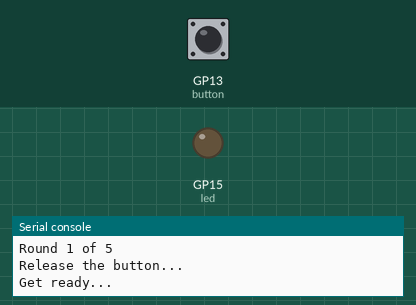
Recording of a program running on a simulated Raspberry Pi Pico running MicroPython. Shown: output pins drawn as LEDs (lit = HIGH), the last lines printed to the serial console. Inputs (shaded band) come from the test bench; at power-on: GP13 (button) LOW. Random numbers come from a fixed seed.

Above: at 1.2 s.
1.3 s: GP13 (button) pulled HIGH for 0.15 s
8.4 s: GP13 (button) driven HIGH
At 9.6 s:
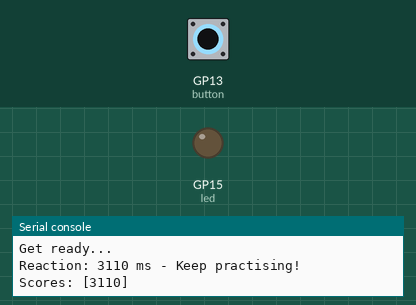
9.9 s: GP13 (button) driven LOW
At 12.4 s:
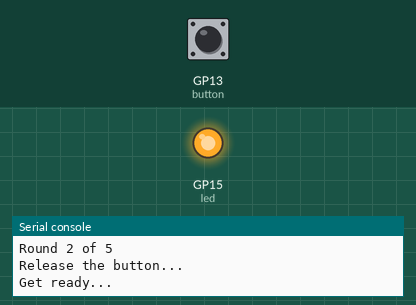
12.9 s: GP13 (button) pulsed HIGH 2 times (0.12 s each, 0.3 s apart)
At 13.2 s:
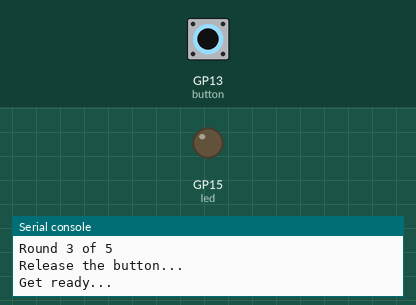
Timing chart, 0 to 16.8 s (numbered marks = the images above; inputs shaded):
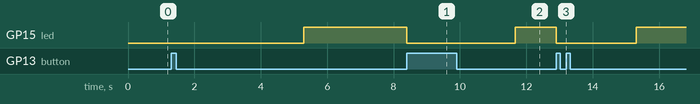

The program:

03_reaction_game_3_extension.py
```python
from machine import Pin
from random import randint
from time import sleep_ms, ticks_diff, ticks_ms

BUTTON_PIN = 13
LED_PIN = 15
ROUNDS = 5

button = Pin(BUTTON_PIN, Pin.IN)
led = Pin(LED_PIN, Pin.OUT)
scores = []

print("Reaction-Time Challenge")
print("Press only after the LED turns on.")

try:
    while len(scores) < ROUNDS:
        round_number = len(scores) + 1
        print("\nRound", round_number, "of", ROUNDS)
        print("Release the button...")

        while button.value():
            sleep_ms(10)

        wait_ms = randint(1500, 4000)
        wait_started_ms = ticks_ms()
        false_start = False
        print("Get ready...")

        while ticks_diff(ticks_ms(), wait_started_ms) < wait_ms:
            if button.value():
                false_start = True
                break
            sleep_ms(10)

        if false_start or button.value():
            print("False start! This round does not count.")
            while button.value():
                sleep_ms(10)
            continue

        led.on()
        start_ms = ticks_ms()

        while not button.value():
            sleep_ms(1)

        reaction_ms = ticks_diff(ticks_ms(), start_ms)
        led.off()
        scores.append(reaction_ms)

        if reaction_ms < 250:
            message = "Lightning fast!"
        elif reaction_ms < 450:
            message = "Quick!"
        else:
            message = "Keep practising!"

        print("Reaction:", reaction_ms, "ms -", message)
        print("Scores:", scores)

        while button.value():
            sleep_ms(10)

    average_ms = sum(scores) / len(scores)
    print("\nGame complete")
    print("Fastest:", min(scores), "ms")
    print("Average:", int(average_ms), "ms")
finally:
    led.off()
```

Measured:
- after the input at 8.4 s, GP15 (led): HIGH → LOW at once
- after the input at 9.9 s, GP15 (led): LOW → HIGH after 1.8 s
- after the input at 12.9 s, GP15 (led): HIGH → LOW at once, → HIGH 2.4 s later
